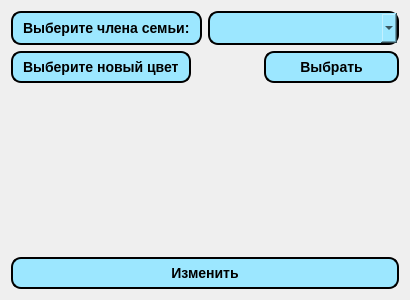
<?xml version="1.0" encoding="UTF-8"?>
<ui version="4.0">
 <class>Dialog</class>
 <widget class="QDialog" name="Dialog">
  <property name="geometry">
   <rect>
    <x>0</x>
    <y>0</y>
    <width>410</width>
    <height>300</height>
   </rect>
  </property>
  <property name="font">
   <font>
    <pointsize>10</pointsize>
   </font>
  </property>
  <property name="windowTitle">
   <string>Изменить цвет члена семьи</string>
  </property>
  <layout class="QVBoxLayout" name="verticalLayout">
   <item>
    <layout class="QHBoxLayout" name="horizontalLayout" stretch="0,2">
     <item>
      <widget class="QLabel" name="label">
       <property name="styleSheet">
        <string notr="true">    background-color: rgb(156, 231, 255);
    border-style: outset;
    border-width: 2px;
    border-radius: 10px;
    border-color: rgb(0, 0, 0);
    font: bold 14px;
    min-width: 10em;
    padding: 6px;</string>
       </property>
       <property name="text">
        <string>Выберите члена семьи:</string>
       </property>
      </widget>
     </item>
     <item>
      <widget class="QComboBox" name="comboBox">
       <property name="styleSheet">
        <string notr="true">    background-color: rgb(156, 231, 255);
    border-style: outset;
    border-width: 2px;
    border-radius: 10px;
    border-color: rgb(0, 0, 0);
    font: bold 14px;
    min-width: 10em;
    padding: 6px;</string>
       </property>
      </widget>
     </item>
    </layout>
   </item>
   <item>
    <layout class="QHBoxLayout" name="horizontalLayout_2" stretch="0,1,2">
     <item>
      <widget class="QLabel" name="resultLabel">
       <property name="styleSheet">
        <string notr="true">    background-color: rgb(156, 231, 255);
    border-style: outset;
    border-width: 2px;
    border-radius: 10px;
    border-color: rgb(0, 0, 0);
    font: bold 14px;
    min-width: 10em;
    padding: 6px;</string>
       </property>
       <property name="text">
        <string>Выберите новый цвет</string>
       </property>
      </widget>
     </item>
     <item>
      <spacer name="horizontalSpacer">
       <property name="orientation">
        <enum>Qt::Horizontal</enum>
       </property>
       <property name="sizeHint" stdset="0">
        <size>
         <width>40</width>
         <height>20</height>
        </size>
       </property>
      </spacer>
     </item>
     <item>
      <widget class="QPushButton" name="chooseColor">
       <property name="styleSheet">
        <string notr="true">    background-color: rgb(156, 231, 255);
    border-style: outset;
    border-width: 2px;
    border-radius: 10px;
    border-color: rgb(0, 0, 0);
    font: bold 14px;
    min-width: 10em;
    padding: 6px;</string>
       </property>
       <property name="text">
        <string>Выбрать</string>
       </property>
      </widget>
     </item>
    </layout>
   </item>
   <item>
    <spacer name="verticalSpacer">
     <property name="orientation">
      <enum>Qt::Vertical</enum>
     </property>
     <property name="sizeHint" stdset="0">
      <size>
       <width>20</width>
       <height>40</height>
      </size>
     </property>
    </spacer>
   </item>
   <item>
    <widget class="QPushButton" name="changeColor">
     <property name="styleSheet">
      <string notr="true">    background-color: rgb(156, 231, 255);
    border-style: outset;
    border-width: 2px;
    border-radius: 10px;
    border-color: rgb(0, 0, 0);
    font: bold 14px;
    min-width: 10em;
    padding: 6px;</string>
     </property>
     <property name="text">
      <string>Изменить</string>
     </property>
    </widget>
   </item>
  </layout>
 </widget>
 <resources/>
 <connections/>
</ui>
